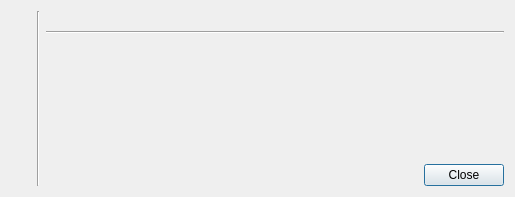
<?xml version="1.0" encoding="UTF-8"?>
<ui version="4.0">
 <class>AboutDialog</class>
 <widget class="QDialog" name="AboutDialog">
  <property name="geometry">
   <rect>
    <x>0</x>
    <y>0</y>
    <width>515</width>
    <height>197</height>
   </rect>
  </property>
  <property name="minimumSize">
   <size>
    <width>515</width>
    <height>0</height>
   </size>
  </property>
  <property name="maximumSize">
   <size>
    <width>515</width>
    <height>16777215</height>
   </size>
  </property>
  <property name="focusPolicy">
   <enum>Qt::StrongFocus</enum>
  </property>
  <property name="windowTitle">
   <string>About Win Mail Tester</string>
  </property>
  <property name="windowIcon">
   <iconset>
    <normaloff>:/icons/64x64/backup.png</normaloff>:/icons/64x64/backup.png</iconset>
  </property>
  <property name="styleSheet">
   <string notr="true">#line {
  color: lightgrey;
}
</string>
  </property>
  <layout class="QVBoxLayout" name="verticalLayout">
   <property name="sizeConstraint">
    <enum>QLayout::SetMinimumSize</enum>
   </property>
   <item>
    <layout class="QHBoxLayout" name="layout_left">
     <property name="sizeConstraint">
      <enum>QLayout::SetMinimumSize</enum>
     </property>
     <item>
      <layout class="QVBoxLayout" name="layout_left_logo">
       <property name="sizeConstraint">
        <enum>QLayout::SetMinimumSize</enum>
       </property>
       <item>
        <widget class="QLabel" name="label_icon">
         <property name="pixmap">
          <pixmap resource="../data/data.qrc">:/pictures/qt.png</pixmap>
         </property>
         <property name="scaledContents">
          <bool>false</bool>
         </property>
        </widget>
       </item>
       <item>
        <spacer name="spacer_left">
         <property name="orientation">
          <enum>Qt::Vertical</enum>
         </property>
         <property name="sizeHint" stdset="0">
          <size>
           <width>20</width>
           <height>40</height>
          </size>
         </property>
        </spacer>
       </item>
      </layout>
     </item>
     <item>
      <widget class="Line" name="line_left">
       <property name="orientation">
        <enum>Qt::Vertical</enum>
       </property>
      </widget>
     </item>
     <item>
      <layout class="QVBoxLayout" name="layout_right">
       <property name="sizeConstraint">
        <enum>QLayout::SetDefaultConstraint</enum>
       </property>
       <item>
        <widget class="QLabel" name="headline">
         <property name="text">
          <string/>
         </property>
        </widget>
       </item>
       <item>
        <widget class="Line" name="line_1">
         <property name="orientation">
          <enum>Qt::Horizontal</enum>
         </property>
        </widget>
       </item>
       <item>
        <widget class="QLabel" name="text">
         <property name="sizePolicy">
          <sizepolicy hsizetype="Ignored" vsizetype="Ignored">
           <horstretch>0</horstretch>
           <verstretch>0</verstretch>
          </sizepolicy>
         </property>
         <property name="text">
          <string/>
         </property>
         <property name="alignment">
          <set>Qt::AlignLeading|Qt::AlignLeft|Qt::AlignTop</set>
         </property>
         <property name="wordWrap">
          <bool>true</bool>
         </property>
         <property name="openExternalLinks">
          <bool>true</bool>
         </property>
        </widget>
       </item>
       <item>
        <spacer name="spacer_bottom">
         <property name="orientation">
          <enum>Qt::Vertical</enum>
         </property>
         <property name="sizeType">
          <enum>QSizePolicy::MinimumExpanding</enum>
         </property>
         <property name="sizeHint" stdset="0">
          <size>
           <width>0</width>
           <height>0</height>
          </size>
         </property>
        </spacer>
       </item>
       <item>
        <widget class="QDialogButtonBox" name="buttonBox">
         <property name="orientation">
          <enum>Qt::Horizontal</enum>
         </property>
         <property name="standardButtons">
          <set>QDialogButtonBox::Close</set>
         </property>
        </widget>
       </item>
      </layout>
     </item>
    </layout>
   </item>
  </layout>
 </widget>
 <resources>
  <include location="../data/icons.qrc"/>
  <include location="../data/data.qrc"/>
 </resources>
 <connections/>
</ui>
